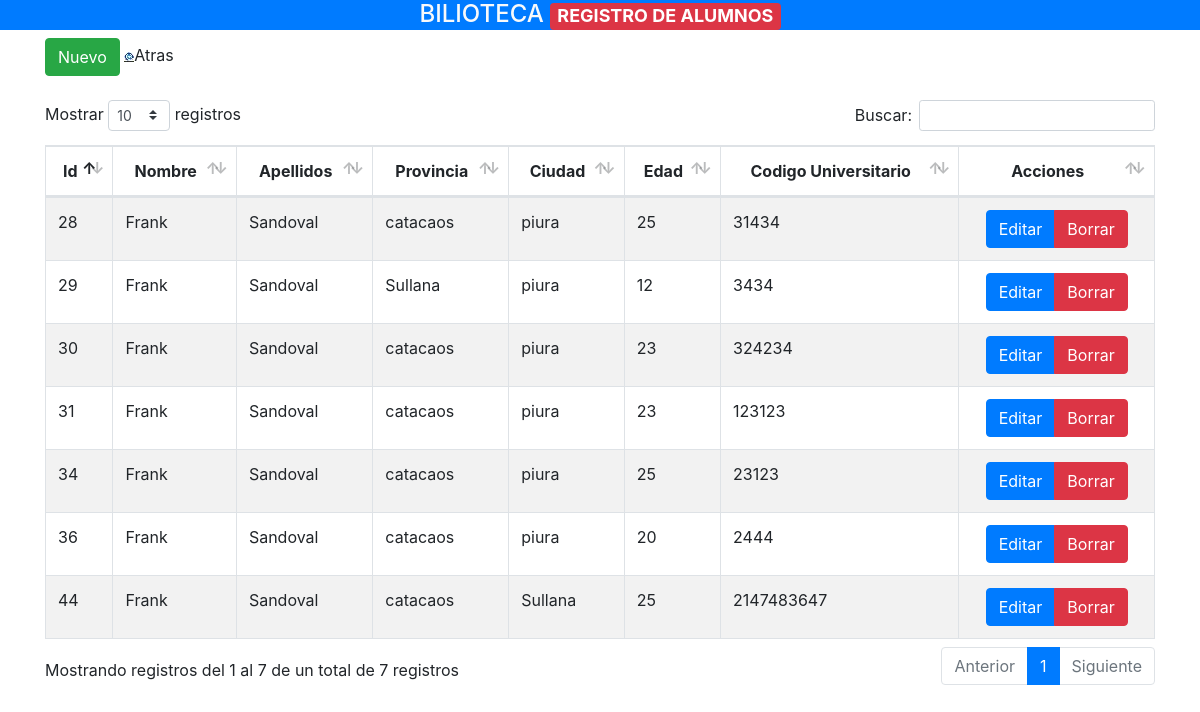
Page /alumno.php on the committed database.
### tables this page shows
CREATE TABLE `estudiantes` (
  `id` int(11) NOT NULL,
  `nombres` varchar(100) NOT NULL,
  `apellidos` varchar(100) NOT NULL,
  `provincia` varchar(100) NOT NULL,
  `ciudad` varchar(100) NOT NULL,
  `edad` int(11) NOT NULL,
  `cu` int(10) NOT NULL
);

### alumno.php (the view, shortened to what this page needs)
<?php
$objeto = new Conexion();
$conexion = $objeto->Conectar();
$consulta = "SELECT id, nombres, apellidos,provincia,ciudad,edad,cu FROM estudiantes";
$resultado = $conexion->prepare($consulta);
$resultado->execute();
$data=$resultado->fetchAll(PDO::FETCH_ASSOC);
?>
<!doctype html>
<html lang="en">
  <head>
    <link rel="stylesheet" href="bootstrap/css/bootstrap.min.css">
    <link rel="stylesheet" href="main.css">
    <link rel="stylesheet" type="text/css" href="datatables/datatables.min.css"/>
    <link rel="stylesheet"  type="text/css" href="datatables/DataTables-1.10.18/css/dataTables.bootstrap4.min.css">
  </head>
  <body>
     <header>
         <h4 class="text-center text-light">  BILIOTECA  <span class="badge badge-danger"> REGISTRO DE ALUMNOS </span></h4>
     </header>
    <div class="container">
        <div class="row">
            <div class="col-lg-12">
            <button id="btnNuevo" type="button" class="btn btn-success" data-toggle="modal">Nuevo</button>
            <img href="index.php" src="images/a.jpg" title="hacia atras" width:"50px" height:"50px">Atras</img>
            </div>
        </div>
    </div>
    <br>
    <div class="container">
        <div class="row">
                <div class="col-lg-12">
                    <div class="table-responsive">
                        <table id="tablaPersonas" class="table table-striped table-bordered table-condensed" style="width:100%">
                        <thead class="text-center">
                            <tr>
                                <th>Id</th>
                                <th>Nombre</th>
                                <th>Apellidos</th>
                                <th>Provincia</th>
                                <th>Ciudad</th>
                                <th>Edad</th>
                                <th>Codigo Universitario</th>
                                <th>Acciones</th>
                            </tr>
                        </thead>
                        <tbody>
                            <?php
                            foreach($data as $dat) {
                            ?>
                            <tr>
                                <td><?php echo $dat['id'] ?></td>
                                <td><?php echo $dat['nombres'] ?></td>
                                <td><?php echo $dat['apellidos'] ?></td>
                                <td><?php echo $dat['provincia'] ?></td>
                                <td><?php echo $dat['ciudad'] ?></td>
                                <td><?php echo $dat['edad'] ?></td>
                                <td><?php echo $dat['cu'] ?></td>
                                <td></td>
                            </tr>
                            <?php
                                }
                            ?>
                        </tbody>
                       </table>
                    </div>
                </div>
        </div>
    </div>
  </body>
</html>

### main.css (style rules this page uses)
header { background:#007bff; }

### rows in the picture
estudiantes: id "28", nombres "Frank", apellidos "Sandoval", provincia "catacaos", ciudad "piura", edad "25", cu "31434"
estudiantes: id "29", nombres "Frank", apellidos "Sandoval", provincia "Sullana", ciudad "piura", edad "12", cu "3434"
estudiantes: id "30", nombres "Frank", apellidos "Sandoval", provincia "catacaos", ciudad "piura", edad "23", cu "324234"
estudiantes: id "31", nombres "Frank", apellidos "Sandoval", provincia "catacaos", ciudad "piura", edad "23", cu "123123"
estudiantes: id "34", nombres "Frank", apellidos "Sandoval", provincia "catacaos", ciudad "piura", edad "25", cu "23123"
estudiantes: id "36", nombres "Frank", apellidos "Sandoval", provincia "catacaos", ciudad "piura", edad "20", cu "2444"
estudiantes: id "44", nombres "Frank", apellidos "Sandoval", provincia "catacaos", ciudad "Sullana", edad "25", cu "2147483647"
